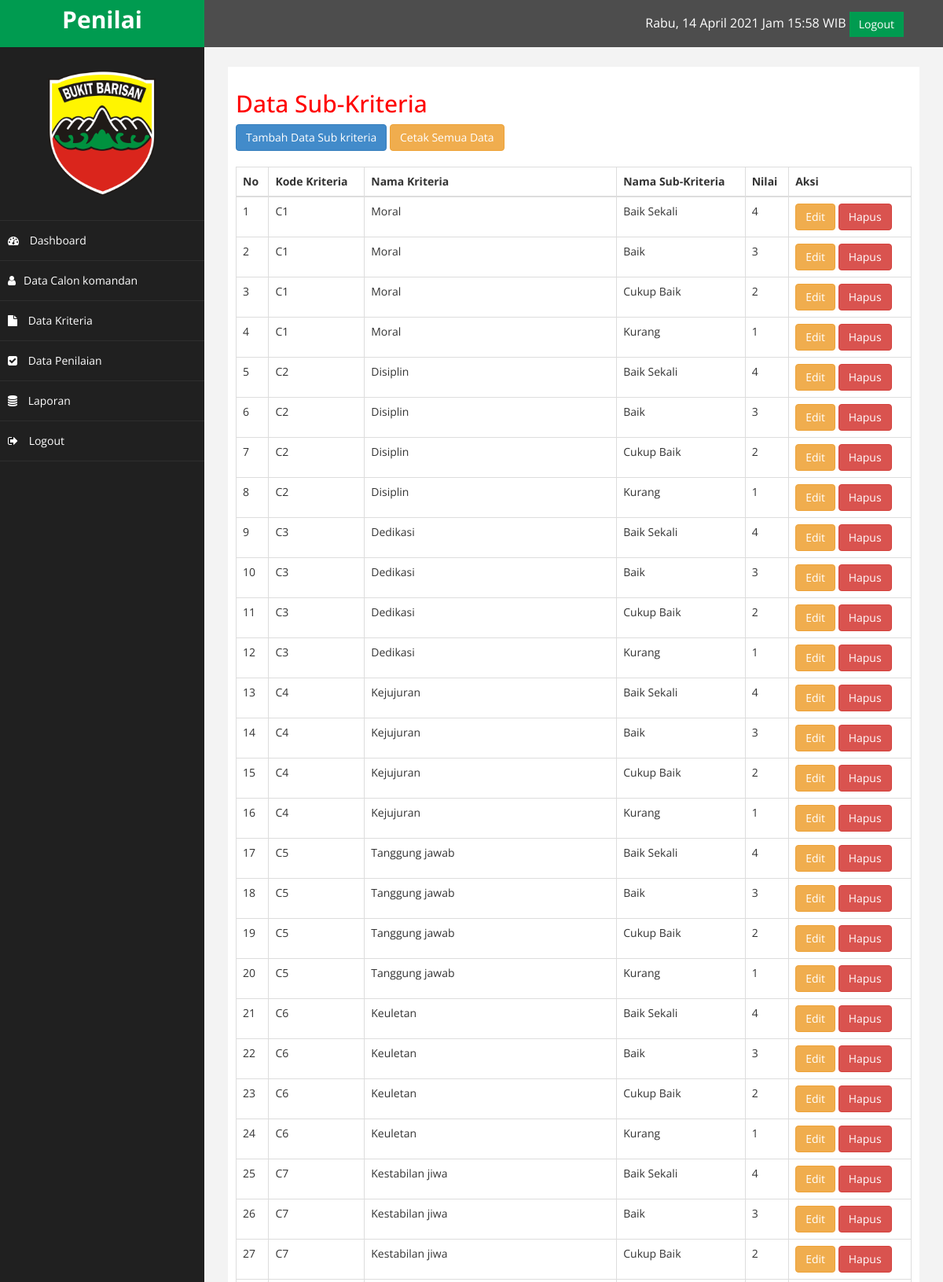
Screenshot of /admin/index.php?halaman=subkriteria (signed in, upper part) with the database file from the repository.
### tables this page shows
CREATE TABLE `sub_kriteria` (
  `id_subKriteria` int(11) NOT NULL,
  `id_kriteria` int(11) NOT NULL,
  `nama_sub` varchar(255) NOT NULL,
  `bobot_sub` int(11) NOT NULL
);

CREATE TABLE `kriteria` (
  `id_kriteria` int(11) NOT NULL,
  `kode_kriteria` varchar(12) NOT NULL,
  `nama_kriteria` varchar(100) NOT NULL,
  `bobot` double NOT NULL
);

### admin/subkriteria.php (the view)
<h2> Data Sub-Kriteria</h2>
<a href="index.php?halaman=subkriteriatambah" class="btn btn-primary">Tambah Data Sub kriteria</a>
<a href="cetakproduk.php" class="btn btn-warning" target="_blank">Cetak Semua Data </a>
<br>
<br>
<table class="table table-bordered">
    <thead>
        <tr>
            <th>No</th>
            <th>Kode Kriteria</th>
            <th>Nama Kriteria</th>
            <th>Nama Sub-Kriteria</th>
            <th>Nilai</th>
            <th>Aksi</th>
        </tr>
    </thead>
    <tbody>
        <?php $nomor=1;
        $c=1;?>
        <?php $ambil=$koneksi->query("SELECT * FROM sub_kriteria
             JOIN kriteria ON sub_kriteria.id_kriteria=kriteria.id_kriteria Order By kriteria.id_kriteria ASC , sub_kriteria.bobot_sub DESC");
             ?>
        <?php while($pecah = $ambil->fetch_assoc()){?>
        <tr>
            <td><?php echo $nomor; ?></td>
            <td><?php echo $pecah['kode_kriteria']; ?></td>
            <td><?php echo $pecah['nama_kriteria']; ?></td>
            <td><?php echo $pecah['nama_sub'];?></td>
            <td><?php echo $pecah['bobot_sub'];?></td>
                        <td>
                <a href="index.php?halaman=subkriteriaubah&id=<?php echo $pecah['id_subkriteria'];?>" class="btn-warning btn">Edit</a>
                <a href="index.php?halaman=subkriteriahapus&id=<?php echo $pecah['id_subkriteria'];?>" class="btn-danger btn" onclick="return confirm('Apakah yakin ingin menghapus data sub-kriteria?');" >Hapus</a>
            </td>
        </tr>
        <?php $nomor++;
        $c++;?>
        <?php }?>
    </tbody>
</table>

### admin/assets/css/custom.css (style rules this page uses)
body { font-family: 'Open Sans', sans-serif; }
h2 { color: #f00; }

### rows the page displays
sub_kriteria: id_kriteria.kode_kriteria "C1", id_kriteria.nama_kriteria "Moral", nama_sub "Baik Sekali", bobot_sub "4"
sub_kriteria: id_kriteria.kode_kriteria "C1", id_kriteria.nama_kriteria "Moral", nama_sub "Baik", bobot_sub "3"
sub_kriteria: id_kriteria.kode_kriteria "C1", id_kriteria.nama_kriteria "Moral", nama_sub "Cukup Baik", bobot_sub "2"
sub_kriteria: id_kriteria.kode_kriteria "C1", id_kriteria.nama_kriteria "Moral", nama_sub "Kurang", bobot_sub "1"
sub_kriteria: id_kriteria.kode_kriteria "C2", id_kriteria.nama_kriteria "Disiplin", nama_sub "Baik Sekali", bobot_sub "4"
sub_kriteria: id_kriteria.kode_kriteria "C2", id_kriteria.nama_kriteria "Disiplin", nama_sub "Baik", bobot_sub "3"
sub_kriteria: id_kriteria.kode_kriteria "C2", id_kriteria.nama_kriteria "Disiplin", nama_sub "Cukup Baik", bobot_sub "2"
sub_kriteria: id_kriteria.kode_kriteria "C2", id_kriteria.nama_kriteria "Disiplin", nama_sub "Kurang", bobot_sub "1"
sub_kriteria: id_kriteria.kode_kriteria "C3", id_kriteria.nama_kriteria "Dedikasi", nama_sub "Baik Sekali", bobot_sub "4"
sub_kriteria: id_kriteria.kode_kriteria "C3", id_kriteria.nama_kriteria "Dedikasi", nama_sub "Baik", bobot_sub "3"
sub_kriteria: id_kriteria.kode_kriteria "C3", id_kriteria.nama_kriteria "Dedikasi", nama_sub "Cukup Baik", bobot_sub "2"
sub_kriteria: id_kriteria.kode_kriteria "C3", id_kriteria.nama_kriteria "Dedikasi", nama_sub "Kurang", bobot_sub "1"
sub_kriteria: id_kriteria.kode_kriteria "C4", id_kriteria.nama_kriteria "Kejujuran", nama_sub "Baik Sekali", bobot_sub "4"
sub_kriteria: id_kriteria.kode_kriteria "C4", id_kriteria.nama_kriteria "Kejujuran", nama_sub "Baik", bobot_sub "3"
sub_kriteria: id_kriteria.kode_kriteria "C4", id_kriteria.nama_kriteria "Kejujuran", nama_sub "Cukup Baik", bobot_sub "2"
sub_kriteria: id_kriteria.kode_kriteria "C4", id_kriteria.nama_kriteria "Kejujuran", nama_sub "Kurang", bobot_sub "1"
sub_kriteria: id_kriteria.kode_kriteria "C5", id_kriteria.nama_kriteria "Tanggung jawab", nama_sub "Baik Sekali", bobot_sub "4"
sub_kriteria: id_kriteria.kode_kriteria "C5", id_kriteria.nama_kriteria "Tanggung jawab", nama_sub "Baik", bobot_sub "3"
sub_kriteria: id_kriteria.kode_kriteria "C5", id_kriteria.nama_kriteria "Tanggung jawab", nama_sub "Cukup Baik", bobot_sub "2"
sub_kriteria: id_kriteria.kode_kriteria "C5", id_kriteria.nama_kriteria "Tanggung jawab", nama_sub "Kurang", bobot_sub "1"
sub_kriteria: id_kriteria.kode_kriteria "C6", id_kriteria.nama_kriteria "Keuletan", nama_sub "Baik Sekali", bobot_sub "4"
sub_kriteria: id_kriteria.kode_kriteria "C6", id_kriteria.nama_kriteria "Keuletan", nama_sub "Baik", bobot_sub "3"
sub_kriteria: id_kriteria.kode_kriteria "C6", id_kriteria.nama_kriteria "Keuletan", nama_sub "Cukup Baik", bobot_sub "2"
sub_kriteria: id_kriteria.kode_kriteria "C6", id_kriteria.nama_kriteria "Keuletan", nama_sub "Kurang", bobot_sub "1"
sub_kriteria: id_kriteria.kode_kriteria "C7", id_kriteria.nama_kriteria "Kestabilan jiwa", nama_sub "Baik Sekali", bobot_sub "4"
sub_kriteria: id_kriteria.kode_kriteria "C7", id_kriteria.nama_kriteria "Kestabilan jiwa", nama_sub "Baik", bobot_sub "3"
sub_kriteria: id_kriteria.kode_kriteria "C7", id_kriteria.nama_kriteria "Kestabilan jiwa", nama_sub "Cukup Baik", bobot_sub "2"
